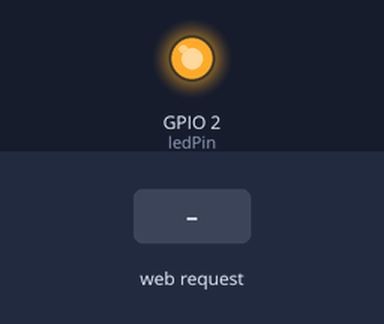
The sketch below on a simulated ESP8266 (Wemos D1 mini). On the bench: output pins drawn as LEDs (lit = HIGH). The inputs (shaded band) are chosen by the test bench. WiFi joins after 1.5 s; servers stay silent unless stated; what the sketch prints to the serial monitor is not drawn.

Above: at 2.7 s.
2.8 s: HTTP request GET /LED=ON received
At 4.6 s:
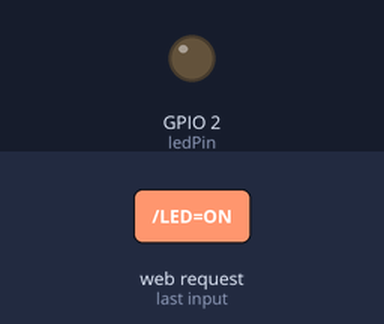
5.3 s: HTTP request GET /LED=OFF received
At 7.3 s:
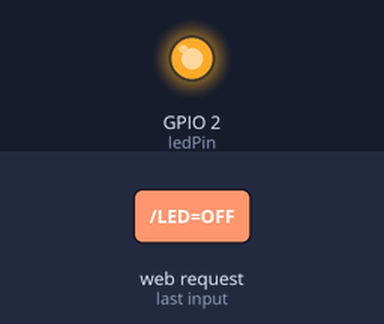
Timing chart, 0 to 8.8 s (numbered marks = the images above; inputs shaded):
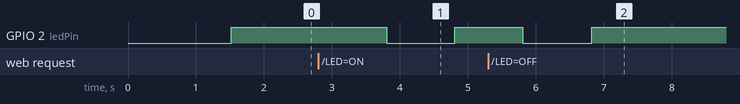

The sketch:

wemos_webserver.ino
```cpp
#include <ESP8266WiFi.h>

const char* ssid = "Alex";
const char* password = "12345678";

int ledPin = LED_BUILTIN;
WiFiServer server(80);

void setup() {
  Serial.begin(9600);
  delay(10);


  pinMode(ledPin, OUTPUT);

  // Connect to WiFi network
  Serial.println(LED_BUILTIN);
  Serial.println(ledPin);
  Serial.print("Connecting to ");
  Serial.println(ssid);

  WiFi.begin(ssid, password);

  while (WiFi.status() != WL_CONNECTED) {
    delay(500);
    Serial.print(".");
  }
  Serial.println("");
  Serial.println("WiFi connected");

  // Start the server
  server.begin();
  Serial.println("Server started");

  // Print the IP address
  Serial.print("Use this URL : ");
  Serial.print("http://");
  Serial.print(WiFi.localIP());
  Serial.println("/");

}

  bool isBlinkingOn = false;

void loop() {

  if (isBlinkingOn){
    digitalWrite(ledPin, HIGH);   // turn the LED on (HIGH is the voltage level)
    delay(1000);                       // wait for a second
    digitalWrite(ledPin, LOW);    // turn the LED off by making the voltage LOW
    delay(1000);                       // wait for a second
  }else{
    digitalWrite(ledPin, HIGH); // for some reason it turns it off. why???
  }

  // Check if a client has connected
  WiFiClient client = server.available();
  if (!client) {
    return;
  }

  // Wait until the client sends some data
  Serial.println("new client");
  while(!client.available()){
    delay(1);
  }

  // Read the first line of the request
  String request = client.readStringUntil('\r');
  Serial.println(request);
  client.flush();

  // Match the request


  if (request.indexOf("/LED=ON") != -1) {
    Serial.println("setting pin ON");
    isBlinkingOn = true;
  }
  if (request.indexOf("/LED=OFF") != -1){
    Serial.println("setting pin OFF");
    isBlinkingOn = false;
  }


  // Return the response
  client.println("HTTP/1.1 200 OK");
  client.println("Content-Type: text/html");
  client.println(""); //  do not forget this one
  client.println("<!DOCTYPE HTML>");
  client.println("<html>");

  client.print("Led pin is now: ");

  if(isBlinkingOn) {
    client.print("Blinking is On");
  } else {
    client.print("Blinking is Off");
  }
  client.println("<br><br>");
  client.println("Click <a href=\"/LED=ON\">here</a> turn the LED on pin 5 ON<br>");
  client.println("Click <a href=\"/LED=OFF\">here</a> turn the LED on pin 5 OFF<br>");
  client.println("</html>");

  delay(1);
  Serial.println("Client disconnected");
  Serial.println("");

}
```

Measured:
- after the input at 2.8 s, GPIO 2 (ledPin): HIGH → LOW after 1.0 s, → HIGH 1.0 s later
- after the input at 5.3 s, GPIO 2 (ledPin): goes on until 6.8 s, then stays HIGH
